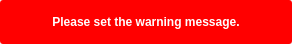
<?xml version="1.0" encoding="UTF-8"?>
<ui version="4.0">
 <class>QtWarningMessageWidget</class>
 <widget class="QWidget" name="QtWarningMessageWidget">
  <property name="geometry">
   <rect>
    <x>0</x>
    <y>0</y>
    <width>292</width>
    <height>44</height>
   </rect>
  </property>
  <property name="windowTitle">
   <string>Form</string>
  </property>
  <layout class="QHBoxLayout" name="horizontalLayout">
   <property name="spacing">
    <number>0</number>
   </property>
   <property name="margin">
    <number>0</number>
   </property>
   <item>
    <widget class="QWidget" name="message_widget_" native="true">
     <property name="minimumSize">
      <size>
       <width>0</width>
       <height>32</height>
      </size>
     </property>
     <property name="styleSheet">
      <string notr="true">QLabel#message_{
	color: white;
	font: bold;
}

QWidget#message_widget_{
	border-radius: 3px;
	background-color: red;
}</string>
     </property>
     <layout class="QHBoxLayout" name="horizontalLayout_6">
      <property name="spacing">
       <number>0</number>
      </property>
      <property name="margin">
       <number>4</number>
      </property>
      <item>
       <widget class="QLabel" name="message_">
        <property name="text">
         <string>Please set the warning message.</string>
        </property>
        <property name="alignment">
         <set>Qt::AlignCenter</set>
        </property>
        <property name="wordWrap">
         <bool>true</bool>
        </property>
       </widget>
      </item>
     </layout>
    </widget>
   </item>
  </layout>
 </widget>
 <resources/>
 <connections/>
</ui>
